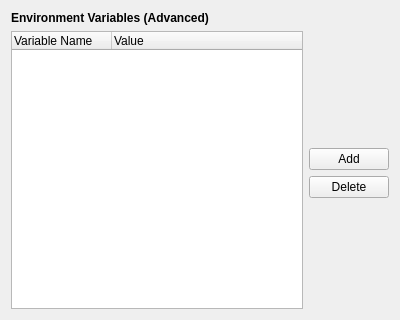
<?xml version="1.0" encoding="UTF-8"?>
<ui version="4.0">
 <class>EnvironmentPage</class>
 <widget class="QWidget" name="EnvironmentPage">
  <property name="geometry">
   <rect>
    <x>0</x>
    <y>0</y>
    <width>400</width>
    <height>320</height>
   </rect>
  </property>
  <layout class="QGridLayout" name="gridLayout_7">
   <item row="1" column="1">
    <spacer name="verticalSpacer_2">
     <property name="orientation">
      <enum>Qt::Vertical</enum>
     </property>
     <property name="sizeHint" stdset="0">
      <size>
       <width>59</width>
       <height>97</height>
      </size>
     </property>
    </spacer>
   </item>
   <item row="2" column="1">
    <widget class="QPushButton" name="addButton">
     <property name="text">
      <string>Add</string>
     </property>
    </widget>
   </item>
   <item row="3" column="1">
    <widget class="QPushButton" name="deleteButton">
     <property name="text">
      <string>Delete</string>
     </property>
    </widget>
   </item>
   <item row="4" column="1">
    <spacer name="verticalSpacer_1">
     <property name="orientation">
      <enum>Qt::Vertical</enum>
     </property>
     <property name="sizeHint" stdset="0">
      <size>
       <width>59</width>
       <height>96</height>
      </size>
     </property>
    </spacer>
   </item>
   <item row="0" column="0">
    <widget class="QLabel" name="label">
     <property name="font">
      <font>
       <weight>75</weight>
       <bold>true</bold>
      </font>
     </property>
     <property name="text">
      <string>Environment Variables (Advanced)</string>
     </property>
    </widget>
   </item>
   <item row="1" column="0" rowspan="4">
    <widget class="QTreeWidget" name="treeWidget">
     <property name="alternatingRowColors">
      <bool>true</bool>
     </property>
     <column>
      <property name="text">
       <string>Variable Name</string>
      </property>
     </column>
     <column>
      <property name="text">
       <string>Value</string>
      </property>
     </column>
    </widget>
   </item>
  </layout>
 </widget>
 <resources/>
 <connections/>
</ui>
